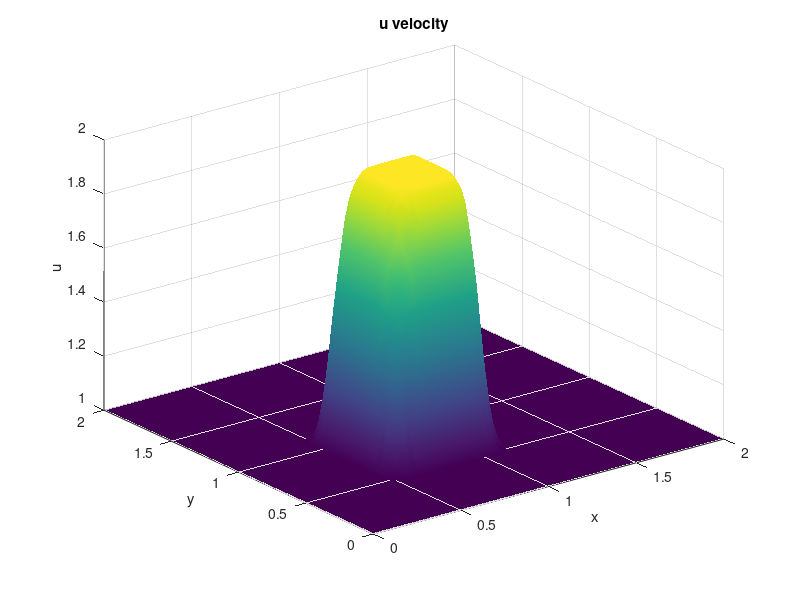
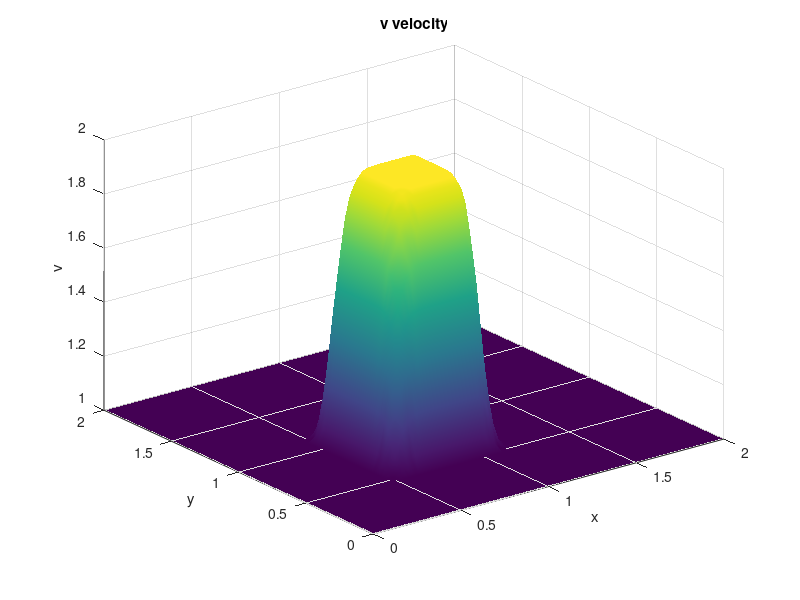

Write the MATLAB code that produced these figures, in order.
clear; clc; close all

nx = 81;
ny = 81;
Lx = 2.0;
Ly = 2.0;

dx = Lx/(nx-1);
dy = Ly/(ny-1);

x = linspace(0,Lx,nx);
y = linspace(0,Ly,ny);
[X,Y] = meshgrid(x,y);

nt = 50;
dt = 0.001;

u = ones(ny,nx);
v = ones(ny,nx);

for j = 1:ny
    for i = 1:nx
        if x(i) >= 0.5 && x(i) <= 1.0 && y(j) >= 0.5 && y(j) <= 1.0
            u(j,i) = 2.0;
            v(j,i) = 2.0;
        end
    end
end

for n = 1:nt
    un = u;
    vn = v;

    for j = 2:ny
        for i = 2:nx
            u(j,i) = un(j,i) ...
                - un(j,i)*dt/dx*(un(j,i)-un(j,i-1)) ...
                - vn(j,i)*dt/dy*(un(j,i)-un(j-1,i));

            v(j,i) = vn(j,i) ...
                - un(j,i)*dt/dx*(vn(j,i)-vn(j,i-1)) ...
                - vn(j,i)*dt/dy*(vn(j,i)-vn(j-1,i));
        end
    end

    u(1,:) = 1.0; u(end,:) = 1.0; u(:,1) = 1.0; u(:,end) = 1.0;
    v(1,:) = 1.0; v(end,:) = 1.0; v(:,1) = 1.0; v(:,end) = 1.0;
end

figure
surf(X,Y,u)
title('u velocity')
xlabel('x')
ylabel('y')
zlabel('u')
shading interp

figure
surf(X,Y,v)
title('v velocity')
xlabel('x')
ylabel('y')
zlabel('v')
shading interp
